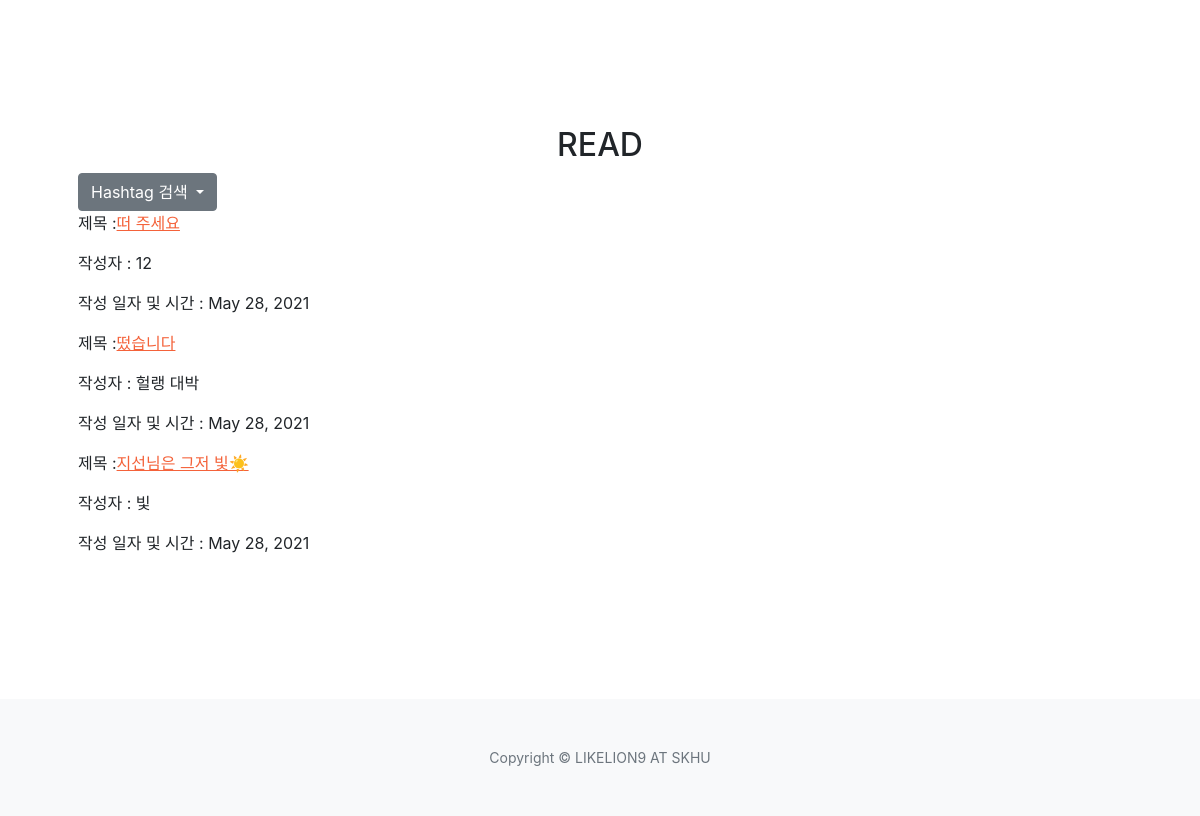
The app's page / (lower part), older data.
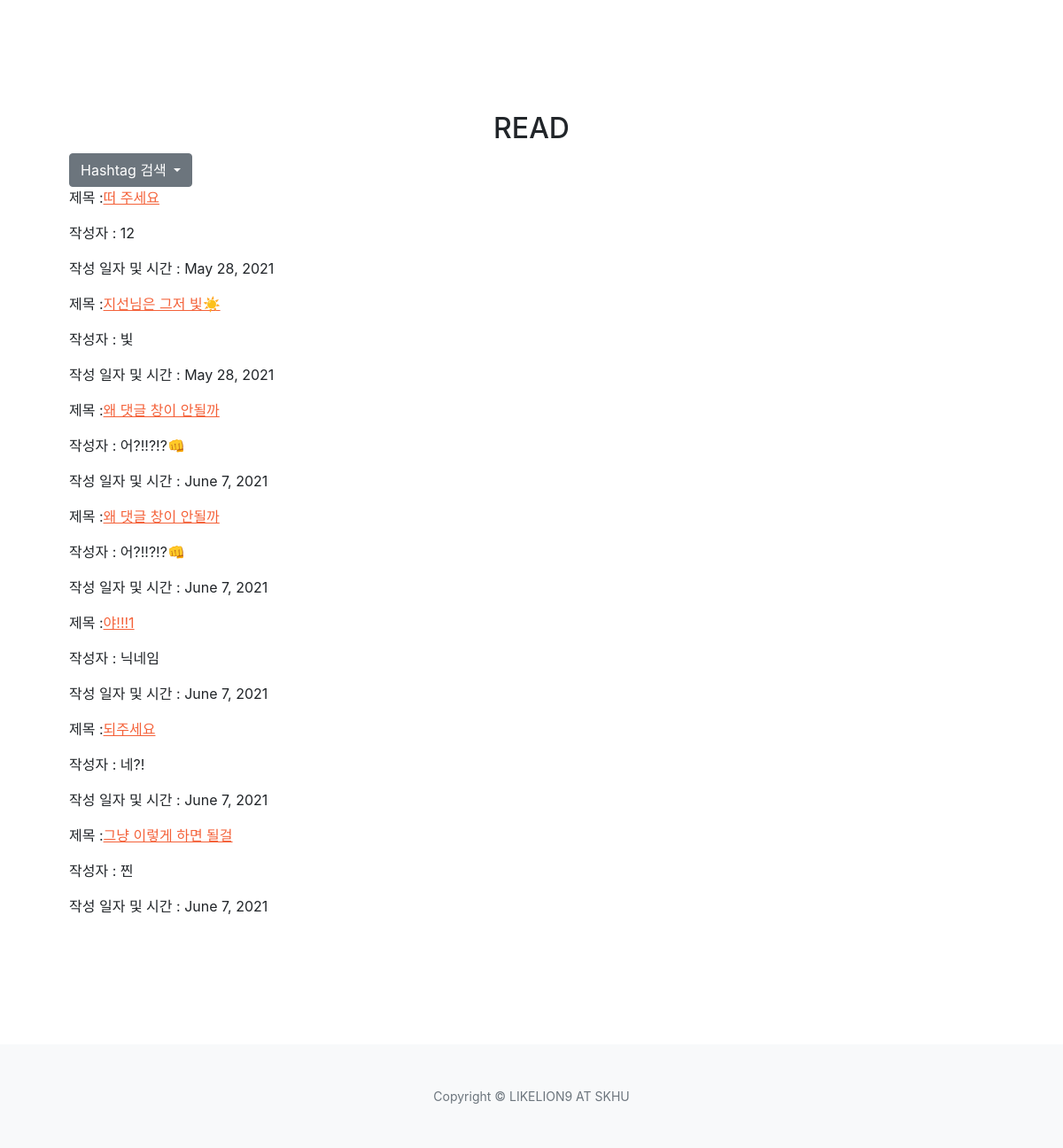
The same page, newer data.
### blog/models.py (models this page shows, shortened)
class Blog(models.Model):
    title = models.CharField(max_length=200)
    pub_date = models.DateField('date published')
    writer = models.CharField(max_length=15, default='닉네임을 입력해주세요')
    content = models.TextField()
    hashtags = models.ManyToManyField('Hashtag', blank=True)

### blog/views.py (the view)
# urls.py: path('', blog.views.main, name='main'),
def main(request):
    posts = Blog.objects
    hashtags = Hashtag.objects
    return render(request, 'blog/main.html', {'posts':posts, 'hashtags':hashtags})

### blog/templates/blog/main.html (shortened to what this page needs)
{% extends 'blog/base.html' %}
{% block content %}
<section class="page-section" id="services">
    <div class="container px-4 px-lg-5">
        <h2 class="text-center mt-0">READ</h2>
        <div class="dropdown">
          <button class="btn btn-secondary dropdown-toggle" type="button" id="dropdownMenuButton1" data-bs-toggle="dropdown" aria-expanded="false">
            Hashtag 검색
          </button>
        </div>
        {% for posts in posts.all %}
        <p>제목 :<a href="{% url 'detail' posts.id %}">{{ posts.title }}</a></p>
        <p>작성자 : {{ posts.writer }}</p>
        <p>작성 일자 및 시간 : {{ posts.pub_date }}</p>
        {% endfor %}
    </div>
</section>
{% endblock %}

### blog/templates/blog/base.html (shortened to what this page needs)
{% extends 'blog/index.html' %}
{% load static %}

### blog/templates/blog/index.html (shortened to what this page needs)
{% load static %}
<!DOCTYPE html>
<html lang="en">
    <head>
        <link href="https://cdn.jsdelivr.net/npm/bootstrap-icons@1.5.0/font/bootstrap-icons.css" rel="stylesheet" />
        <link href="https://cdnjs.cloudflare.com/ajax/libs/SimpleLightbox/2.1.0/simpleLightbox.min.css" rel="stylesheet" />
        <link href="{% static 'blog/css/styles.css' %}" rel="stylesheet" />
    </head>
    <body id="page-top">
        {% block content %}
        {% endblock %}
        <footer class="bg-light py-5">
            <div class="container px-4 px-lg-5"><div class="small text-center text-muted">Copyright &copy; LIKELION9 AT SKHU</div></div>
        </footer>
    </body>
</html>

Row changes from the older to the newer data that the page shows:
removed Blog: title "떴습니다", writer "헐랭 대박", pub_date "May 28, 2021"
added Blog: title "왜 댓글 창이 안될까", writer "어?!!?!?👊", pub_date "June 7, 2021"
added Blog: title "왜 댓글 창이 안될까", writer "어?!!?!?👊", pub_date "June 7, 2021"
added Blog: title "야!!!1", writer "닉네임", pub_date "June 7, 2021"
added Blog: title "되주세요", writer "네?!", pub_date "June 7, 2021"
added Blog: title "그냥 이렇게 하면 될걸", writer "찐", pub_date "June 7, 2021"
